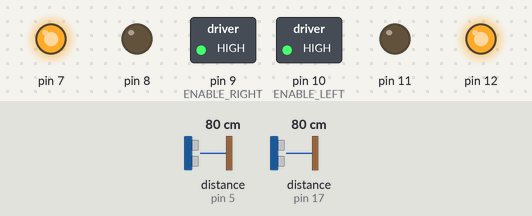
The sketch below on a simulated Arduino Uno, built with avr-gcc and run on an emulated ATmega328P. On the bench: switched loads named in the sketch (green lamp = pin HIGH), output pins drawn as LEDs (lit = HIGH). Dashed ring = blinking. Inputs (shaded band) come from the test bench; at power-on: distance to the obstacle (sensors on pin 5, pin 17) 80 cm. The echo pulse lasts 58.3 µs per cm.

Above: at 1.2 s.
1.3 s: distance to the obstacle (sensor on pin 5) set to 2 cm
At 2.0 s:
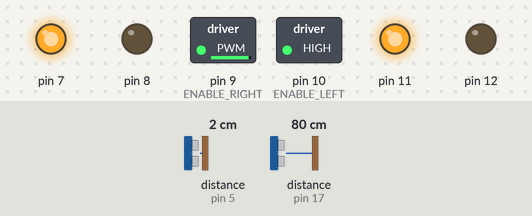
At 4.7 s:
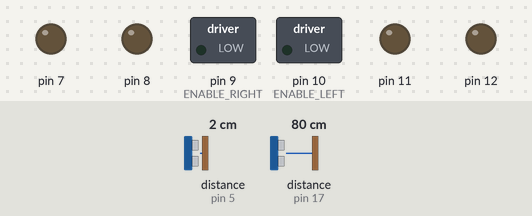
4.8 s: distance to the obstacle (sensor on pin 5) set to 22 cm
8.3 s: distance to the obstacle (sensor on pin 5) set to 26 cm
At 9.9 s:
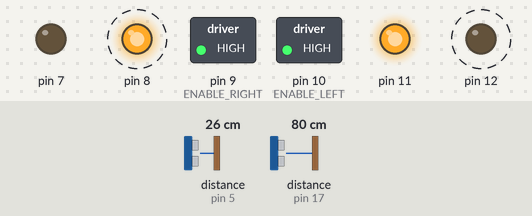
12.4 s: distance to the obstacle (sensor on pin 5) set to 4 cm
Timing chart, 0 to 16.9 s (numbered marks = the images above; inputs shaded):
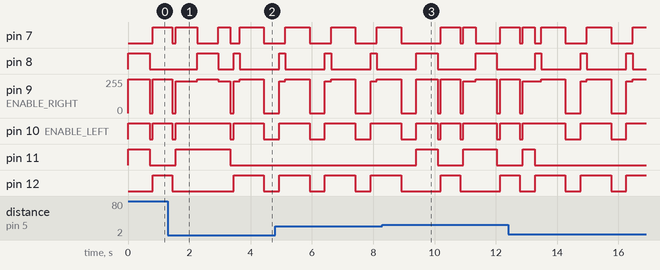

The sketch:

Demonstration.ino
```cpp
#include <NewPing.h>

#define MAX_DISTANCE 100

// RIP olly, didn't turn up.


enum Sonic
{
  FORWARD_TRIGGER = 4,
  FORWARD_ECHO = 5,
  DOWN_TRIGGER = 13,
  DOWN_ECHO = 17
};

enum LDRPins
{
  RIGHT_LDR = 2,
  MIDDLE_LDR = 6,
  LEFT_LDR = 7
};


enum MotorPins
{
  FORWARD_RIGHT = 7,
  BACKWARD_RIGHT = 8,
  ENABLE_RIGHT = 9,
  ENABLE_LEFT = 10,
  FORWARD_LEFT = 11,
  BACKWARD_LEFT = 12
}; // the motor pins

enum FeedbackPins
{
  LEFT_FEEDBACK = 3,
  RIGHT_FEEDBACK = 2
};

// initialise the ultrasound
NewPing son_forward(FORWARD_TRIGGER, FORWARD_ECHO, MAX_DISTANCE);
NewPing son_down(DOWN_TRIGGER, DOWN_ECHO, MAX_DISTANCE);


/* go function to make the rover move.
 * positive speed makes that motor move forward
 * negative makes it go backwards.
 *
 */
void go(int left, int right, int ms)
{
  digitalWrite((left < 0) ? BACKWARD_LEFT : FORWARD_LEFT, HIGH);
  digitalWrite((right < 0) ? BACKWARD_RIGHT : FORWARD_RIGHT, HIGH);
  analogWrite(ENABLE_LEFT, abs(left));
  analogWrite(ENABLE_RIGHT, abs(right));
  delay(ms);
  analogWrite(ENABLE_LEFT, 0);
  analogWrite(ENABLE_RIGHT, 0);
  digitalWrite((left < 0) ? BACKWARD_LEFT : FORWARD_LEFT, LOW);
  digitalWrite((right < 0) ? BACKWARD_RIGHT : FORWARD_RIGHT, LOW);
}

void setup()
{
  Serial.begin(115200);

  // ping the ultrasound initially just to make sure it's initialised
  son_down.ping_cm();
  son_forward.ping_cm();

  // setup the motor pins in the correct mode.
  for (int pin = FORWARD_RIGHT; pin <= BACKWARD_LEFT; pin++)
  {
    pinMode(pin, OUTPUT); // pin mode pin output - RIP dan monday 13th june 2022
    digitalWrite(pin, LOW); // uh set them to low cause why not
  }

}

const int QUARTER_TURN_RIGHT = 690;
const int QUARTER_TURN_LEFT = 640;
const int LEFT_MAX = 255;
const int RIGHT_MAX = 240;
const int TURN_MAX = 255;

void loop()
{
  int forward_check = son_forward.ping_cm();
  if (forward_check < 25 && forward_check != 0)
  {
    // left turn when about to hit wall
    go(-LEFT_MAX, -RIGHT_MAX, 200);
    go(-TURN_MAX, TURN_MAX, QUARTER_TURN_LEFT + 150);
    delay(500);
  }
  else
  {
    // checks wall to the side.
    go(TURN_MAX, -TURN_MAX, QUARTER_TURN_RIGHT);
    delay(100);
    // after turning, ping in front to detect whether we're by a wall or not.
    int ultra = son_forward.ping_cm();

    // reverses this turn so we are straight again
    go(-TURN_MAX, TURN_MAX, QUARTER_TURN_LEFT);
    delay(100);
    if (ultra <= 10 && ultra != 0) // if we are too close to the wall, correct us.
    {
      go(-LEFT_MAX, -RIGHT_MAX, 500);
      go(-TURN_MAX, TURN_MAX, QUARTER_TURN_LEFT/4);
    }
    else if (ultra >= 50 || ultra == 0) // if there is no wall to the right of us.
    {
      // no wall in front so we should turn right after moving into open space
      go(LEFT_MAX, RIGHT_MAX, 700);
      go(TURN_MAX, -TURN_MAX, QUARTER_TURN_RIGHT); // sheeeeesh
      go(LEFT_MAX, RIGHT_MAX, 400);
      delay(100);
    }
    else go(LEFT_MAX, RIGHT_MAX, 400); // go forward

  }

}
```

Measured:
- the behaviour switches between 24 and 25 cm on distance to the obstacle (sensor on pin 5) (found by bisection; images 2 and 3)
- after the input at 1.3 s, pin 11: goes on until 3.3 s, then stays LOW
- after the input at 8.3 s, pin 8: HIGH → LOW after 1.8 s, → HIGH 1.2 s later, → LOW 0.69 s later; pin 11: LOW → HIGH after 1.1 s, → LOW 0.69 s later, → HIGH 0.84 s later, → LOW 1.1 s later; pin 12: LOW → HIGH after 1.9 s, → LOW 0.64 s later, → HIGH 1.3 s later
- by itself, pin 8: alternates HIGH for 0.20 s and LOW for 1.3 s
- by itself, pin 12: alternates HIGH for 0.99 s and LOW for 0.50 s
